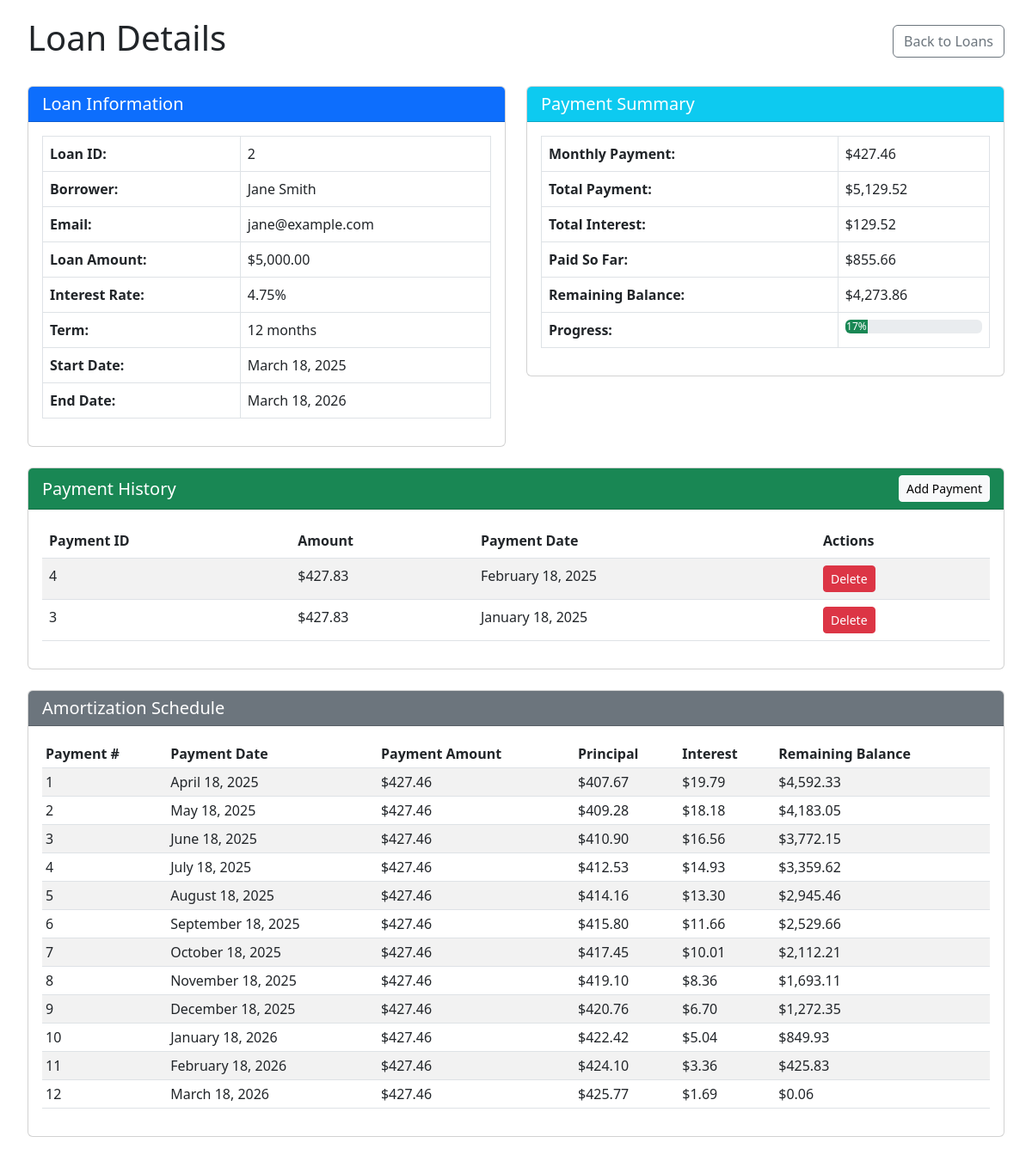
The app's page /view_loan.php?id=2 with its own data.
### tables this page shows
CREATE TABLE IF NOT EXISTS loans (
    id INT AUTO_INCREMENT PRIMARY KEY,
    user_id INT NOT NULL,
    amount DECIMAL(10, 2) NOT NULL,
    interest_rate DECIMAL(5, 2) NOT NULL,
    term_months INT NOT NULL,
    created_at DATETIME NOT NULL,
    updated_at DATETIME NOT NULL,
    FOREIGN KEY (user_id) REFERENCES users(id)
);

CREATE TABLE IF NOT EXISTS users (
    id INT AUTO_INCREMENT PRIMARY KEY,
    name VARCHAR(100) NOT NULL,
    email VARCHAR(100) NOT NULL UNIQUE,
    phone VARCHAR(20),
    address TEXT,
    created_at DATETIME NOT NULL,
    updated_at DATETIME NOT NULL
);

CREATE TABLE IF NOT EXISTS payments (
    id INT AUTO_INCREMENT PRIMARY KEY,
    loan_id INT NOT NULL,
    amount DECIMAL(10, 2) NOT NULL,
    payment_date DATE NOT NULL,
    created_at DATETIME NOT NULL,
    FOREIGN KEY (loan_id) REFERENCES loans(id) ON DELETE CASCADE
);

### Service/LoanService.php (called while the page is built, shortened)
<?php
class LoanService {
    private $loanRepository;
    public function __construct(LoanRepository $loanRepository) {
        $this->loanRepository = $loanRepository;
    }
    public function getLoanById(int $loanId) {
        $loanData = $this->loanRepository->getLoanById($loanId);
        return Loan::fromArray($loanData);
    }
    public function calculateMonthlyPayment(float $amount, float $interestRate, int $termMonths) {
        $monthlyInterestRate = $interestRate / 12 / 100;
        $monthlyPayment = ($monthlyInterestRate * $amount) /
                          (1 - pow(1 + $monthlyInterestRate, -$termMonths));
        return round($monthlyPayment, 2);
    }
    public function calculateTotalRepayment(float $amount, float $interestRate, int $termMonths) {
        $monthlyPayment = $this->calculateMonthlyPayment($amount, $interestRate, $termMonths);
        $totalRepayment = $monthlyPayment * $termMonths;
        return round($totalRepayment, 2);
    }
    public function calculateTotalInterest(float $amount, float $interestRate, int $termMonths) {
        $totalRepayment = $this->calculateTotalRepayment($amount, $interestRate, $termMonths);
        $totalInterest = $totalRepayment - $amount;
        return round($totalInterest, 2);
    }
}

### Repository/LoanRepository.php (called while the page is built, shortened)
<?php
class LoanRepository {
    private $db;
    public function __construct(PDO $db) {
        $this->db = $db;
    }
    public function getLoanById(int $loanId) {
        $stmt = $this->db->prepare("SELECT * FROM loans WHERE id = ?");
        $stmt->execute([$loanId]);
        $loan = $stmt->fetch(PDO::FETCH_ASSOC);
        return $loan ?: null;
    }
}

### Model/Loan.php (called while the page is built, shortened)
<?php
class Loan {
    private $id;
    private $amount;
    private $interestRate;
    private $termMonths;
    private $createdAt;
    public static function fromArray(array $data): Loan {
        $loan = new self();
        $loan->id = $data['id'] ?? null;
        $loan->userId = $data['user_id'] ?? null;
        $loan->amount = $data['amount'] ?? null;
        $loan->interestRate = $data['interest_rate'] ?? null;
        $loan->termMonths = $data['term_months'] ?? null;
        $loan->createdAt = $data['created_at'] ?? null;
        $loan->updatedAt = $data['updated_at'] ?? null;
        return $loan;
    }
    public function getId() {
        return $this->id;
    }
    public function getAmount() {
        return $this->amount;
    }
    public function getInterestRate() {
        return $this->interestRate;
    }
    public function getTermMonths() {
        return $this->termMonths;
    }
    public function getCreatedAt() {
        return $this->createdAt;
    }
}

### view_loan.php (the view, shortened to what this page needs)
<?php
spl_autoload_register(function ($class) {
    $prefix = 'Loan\\';
    $base_dir = __DIR__ . '/';
    $len = strlen($prefix);
    $relative_class = substr($class, $len);
    $file = $base_dir . str_replace('\\', '/', $relative_class) . '.php';
});
$loanId = (int)$_GET['id'];
try {
    $db = Database::getConnection();
    $loanRepository = new LoanRepository($db);
    $loanService = new LoanService($loanRepository);
    $loan = $loanService->getLoanById($loanId);
    $stmt = $db->prepare("SELECT * FROM users WHERE id = ?");
    $stmt->execute([$loan->getUserId()]);
    $user = $stmt->fetch(PDO::FETCH_ASSOC);
    $monthlyPayment = $loanService->calculateMonthlyPayment(
        $loan->getAmount(),
        $loan->getInterestRate(),
        $loan->getTermMonths()
    );
    $totalPayment = $loanService->calculateTotalRepayment(
        $loan->getAmount(),
        $loan->getInterestRate(),
        $loan->getTermMonths()
    );
    $totalInterest = $loanService->calculateTotalInterest(
        $loan->getAmount(),
        $loan->getInterestRate(),
        $loan->getTermMonths()
    );
    $stmt = $db->prepare("SELECT * FROM payments WHERE loan_id = ? ORDER BY payment_date DESC");
    $stmt->execute([$loanId]);
    $payments = $stmt->fetchAll(PDO::FETCH_ASSOC);
    $totalPaid = 0;
    foreach ($payments as $payment) {
        $totalPaid += $payment['amount'];
    }
    $remainingBalance = $totalPayment - $totalPaid;
} catch (PDOException $e) {
    $error = "Database error: " . $e->getMessage();
}
?>
<!DOCTYPE html>
<html lang="en">
<head>
    <link href="https://cdn.jsdelivr.net/npm/bootstrap@5.3.0-alpha1/dist/css/bootstrap.min.css" rel="stylesheet">
</head>
<body>
    <div class="container">
        <div class="d-flex justify-content-between align-items-center mb-4">
            <h1>Loan Details</h1>
            <a href="index.php" class="btn btn-outline-secondary">Back to Loans</a>
        </div>
        <?php if (isset($error)): ?>
            <div class="alert alert-danger">
                <?php echo $error; ?>
            </div>
        <?php else: ?>
            <div class="row">
                <div class="col-md-6">
                    <div class="card mb-4">
                        <div class="card-header bg-primary text-white">
                            <h5 class="mb-0">Loan Information</h5>
                        </div>
                        <div class="card-body">
                            <table class="table table-bordered">
                                <tr>
                                    <th>Loan ID:</th>
                                    <td><?php echo $loan->getId(); ?></td>
                                </tr>
                                <tr>
                                    <th>Borrower:</th>
                                    <td><?php echo htmlspecialchars($user['name']); ?></td>
                                </tr>
                                <tr>
                                    <th>Email:</th>
                                    <td><?php echo htmlspecialchars($user['email']); ?></td>
                                </tr>
                                <tr>
                                    <th>Loan Amount:</th>
                                    <td>$<?php echo number_format($loan->getAmount(), 2); ?></td>
                                </tr>
                                <tr>
                                    <th>Interest Rate:</th>
                                    <td><?php echo $loan->getInterestRate(); ?>%</td>
                                </tr>
                                <tr>
                                    <th>Term:</th>
                                    <td><?php echo $loan->getTermMonths(); ?> months</td>
                                </tr>
                                <tr>
                                    <th>Start Date:</th>
                                    <td><?php echo date('F j, Y', strtotime($loan->getCreatedAt())); ?></td>
                                </tr>
                                <tr>
                                    <th>End Date:</th>
                                    <td><?php echo date('F j, Y', strtotime($loan->getCreatedAt() . " + " . $loan->getTermMonths() . " months")); ?></td>
                                </tr>
                            </table>
                        </div>
                    </div>
                </div>
                <div class="col-md-6">
                    <div class="card mb-4">
                        <div class="card-header bg-info text-white">
                            <h5 class="mb-0">Payment Summary</h5>
                        </div>
                        <div class="card-body">
                            <table class="table table-bordered">
                                <tr>
                                    <th>Monthly Payment:</th>
                                    <td>$<?php echo number_format($monthlyPayment, 2); ?></td>
                                </tr>
                                <tr>
                                    <th>Total Payment:</th>
                                    <td>$<?php echo number_format($totalPayment, 2); ?></td>
                                </tr>
                                <tr>
                                    <th>Total Interest:</th>
                                    <td>$<?php echo number_format($totalInterest, 2); ?></td>
                                </tr>
                                <tr>
                                    <th>Paid So Far:</th>
                                    <td>$<?php echo number_format($totalPaid, 2); ?></td>
                                </tr>
                                <tr>
                                    <th>Remaining Balance:</th>
                                    <td>$<?php echo number_format($remainingBalance, 2); ?></td>
                                </tr>
                                <tr>
                                    <th>Progress:</th>
                                    <td>
                                        <div class="progress">
                                            <div class="progress-bar bg-success" role="progressbar"
                                                 style="width: <?php echo ($totalPaid / $totalPayment) * 100; ?>%"
                                                 aria-valuenow="<?php echo ($totalPaid / $totalPayment) * 100; ?>"
                                                 aria-valuemin="0" aria-valuemax="100">
                                                <?php echo round(($totalPaid / $totalPayment) * 100); ?>%
                                            </div>
                                        </div>
                                    </td>
                                </tr>
                            </table>
                        </div>
                    </div>
                </div>
            </div>
            <div class="card mb-4">
                <div class="card-header bg-success text-white d-flex justify-content-between align-items-center">
                    <h5 class="mb-0">Payment History</h5>
                    <button type="button" class="btn btn-light btn-sm" data-bs-toggle="modal" data-bs-target="#addPaymentModal">
                        Add Payment
                    </button>
                </div>
                <div class="card-body">
                    <?php if (count($payments) > 0): ?>
                        <table class="table table-striped table-hover">
                            <thead>
                                <tr>
                                    <th>Payment ID</th>
                                    <th>Amount</th>
                                    <th>Payment Date</th>
                                    <th>Actions</th>
                                </tr>
                            </thead>
                            <tbody>
                                <?php foreach ($payments as $payment): ?>
                                    <tr>
                                        <td><?php echo $payment['id']; ?></td>
                                        <td>$<?php echo number_format($payment['amount'], 2); ?></td>
                                        <td><?php echo date('F j, Y', strtotime($payment['payment_date'])); ?></td>
                                        <td>
                                            <form method="post" style="display: inline;">
                                                <button type="submit" class="btn btn-sm btn-danger" onclick="return confirm('Are you sure you want to delete this payment?')">Delete</button>
                                            </form>
                                        </td>
                                    </tr>
                                <?php endforeach; ?>
                            </tbody>
                        </table>
                    <?php else: ?>
                        <p class="text-center">No payment history available.</p>
                    <?php endif; ?>
                </div>
            </div>
            <div class="card mb-4">
                <div class="card-header bg-secondary text-white">
                    <h5 class="mb-0">Amortization Schedule</h5>
                </div>
                <div class="card-body">
                    <table class="table table-striped table-hover table-sm">
                        <thead>
                            <tr>
                                <th>Payment #</th>
                                <th>Payment Date</th>
                                <th>Payment Amount</th>
                                <th>Principal</th>
                                <th>Interest</th>
                                <th>Remaining Balance</th>
                            </tr>
                        </thead>
                        <tbody>
                            <?php
                            $balance = $loan->getAmount();
                            $monthlyInterestRate = $loan->getInterestRate() / 12 / 100;
                            $startDate = new DateTime($loan->getCreatedAt());
                            for ($i = 1; $i <= $loan->getTermMonths(); $i++) {
                                $interest = $balance * $monthlyInterestRate;
                                $principal = $monthlyPayment - $interest;
                                $balance -= $principal;
                                $paymentDate = clone $startDate;
                                $paymentDate->modify("+$i months");
                                $isPaid = false;
                                $rowClass = $isPaid ? 'table-success' : '';
                            ?>
                                <tr class="<?php echo $rowClass; ?>">
                                    <td><?php echo $i; ?></td>
                                    <td><?php echo $paymentDate->format('F j, Y'); ?></td>
                                    <td>$<?php echo number_format($monthlyPayment, 2); ?></td>
                                    <td>$<?php echo number_format($principal, 2); ?></td>
                                    <td>$<?php echo number_format($interest, 2); ?></td>
                                    <td>$<?php echo number_format($balance, 2); ?></td>
                                </tr>
                            <?php } ?>
                        </tbody>
                    </table>
                </div>
            </div>
        <?php endif; ?>
    </div>
</body>
</html>

### view_loan.php (style rules this page uses)
body { padding: 20px; }
.container { max-width: 1200px; }

### records on screen
loans: id "2", amount "5,000.00", interest_rate "4.75", term_months "12", created_at "March 18, 2025", created_at+term_months "March 18, 2026", term_months "427.46", totalPayment "5,129.52", totalInterest "129.52", remainingBalance "4,273.86", ($totalPaid / $totalPayment) * 100 "17", created_at "April 18, 2025", principal "407.67", interest "19.79", created_at "May 18, 2025", principal "409.28", interest_rate "18.18", created_at "June 18, 2025", principal "410.90", interest_rate "16.56", created_at "July 18, 2025", principal "412.53", interest_rate "14.93", created_at "August 18, 2025", principal "414.16", interest_rate "13.30", created_at "September 18, 2025", principal "415.80", interest_rate "11.66", created_at "October 18, 2025", principal "417.45", interest_rate "10.01", created_at "November 18, 2025", principal "419.10", interest_rate "8.36", created_at "December 18, 2025", principal "420.76", interest_rate "6.70", created_at "January 18, 2026", principal "422.42", interest_rate "5.04", created_at "February 18, 2026", principal "424.10", interest_rate "3.36", created_at "March 18, 2026", principal "425.77", interest_rate "1.69"
users: name "Jane Smith", email "jane@example.com"
payments: id "4", amount "427.83", payment_date "February 18, 2025"
payments: id "3", amount "427.83", payment_date "January 18, 2025"

### other values on screen
$totalPaid "855.66"
$balance "4,592.33"
$balance "4,183.05"
$balance "3,772.15"
$balance "3,359.62"
$balance "2,945.46"
$balance "2,529.66"
$balance "2,112.21"
$balance "1,693.11"
$balance "1,272.35"
$balance "849.93"
$balance "425.83"
$balance "0.06"
